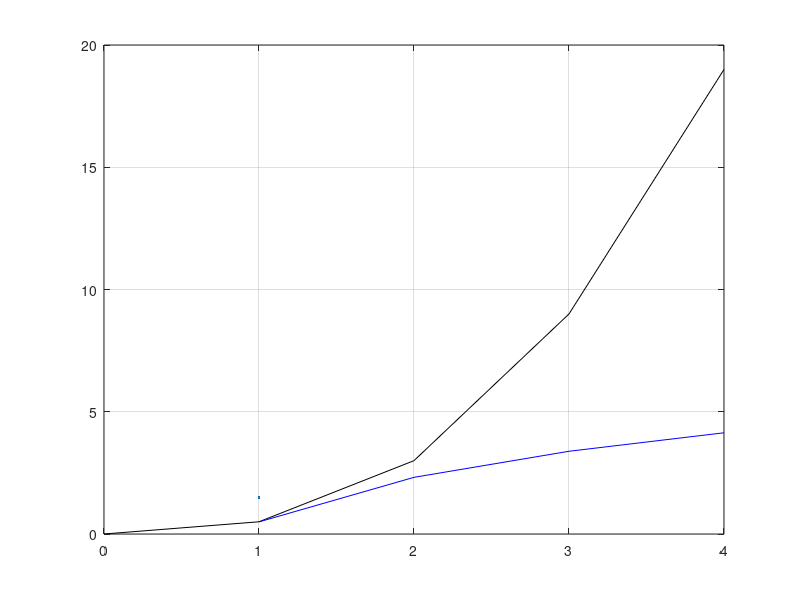

Write MATLAB code to recreate this figure.
% linearna regresia, polynomicka regresia a mocninova regresia

clear
format short
close all

t = [0 1 2 3 4];
f = [0 0.5 3 9 19];

plot(t, f, "-k", LineWidth=1.5)
grid on
hold on


% kvadraticka
% ------------------- y(t) = c * t^2 -----------------------
b = t.^2;
c = (f*b') / (b*b');
fp = c*b;
e1 = sqrt(sum((f - fp).^2))

%plot(t, fp, "-r")


% kubicka
% ------------------- y(t) = c * t^3 -----------------------
b = t.^3;
c = (f*b') / (b*b');
fp = c*b;
e2 = sqrt(sum((f - fp).^2))

%plot(t, fp, "-b")


% kubicka + konstanta
% ------------------- y(t) = a + c * t^3 -----------------------
b0 = t.^0;
b1 = t.^3;

B = [ b0
      b1 ];

A = [ b0*b0' b1*b0'
      b0*b1' b1*b1' ];

a = [ f*b0'
      f*b1' ];

c = A\a;

fp = c'*B;
e3 = sqrt(sum((f - fp).^2))

%plot(t, fp, "-g")



% kubicka + t^1
% ------------------- y(t) = a + c * t^3 -----------------------
% presnejsie ako samotna predchadzajuca, a uz ide on nuly
b0 = t.^1;
b1 = t.^3;

B = [ b0
      b1 ];

A = [ b0*b0' b1*b0'
      b0*b1' b1*b1' ];

a = [ f*b0'
      f*b1' ];

c = A\a;

fp = c'*B;
e4 = sqrt(sum((f - fp).^2))

%plot(t, fp, "-m")


%{
mocninova regresia
--------------------- y(t) = a * t^b -------------------------

y(t) = a * t^b
lny(t) = ln(a * t^b)
lny(t) = lna + b * ln(t)
lny(t) = c0 + c1 * lnt

c0 = lna
c1 = b

nieco mam zle a nevyzera to tak jak by malo
%}


% vyhodime nulu z dat lebo ln(0) = -inf
tln = t(2:5);
fln = f(2:5);
fln = log(fln);

b0 = tln.^0;
b1 = log(tln);  % v matlabe log() = ln
B = [b0; b1];

A = [b0*b0' b1*b0' ; b0*b1' b1*b1'];
a = [fln*b0' ; fln*b1'];

% c0 = lna; c1 = b  ->  musime prepocitat c(1)
c = A\a;
c(1) = exp(c(1));


fp = c'*B;
plot(tln, fp, "-b")


hold off
